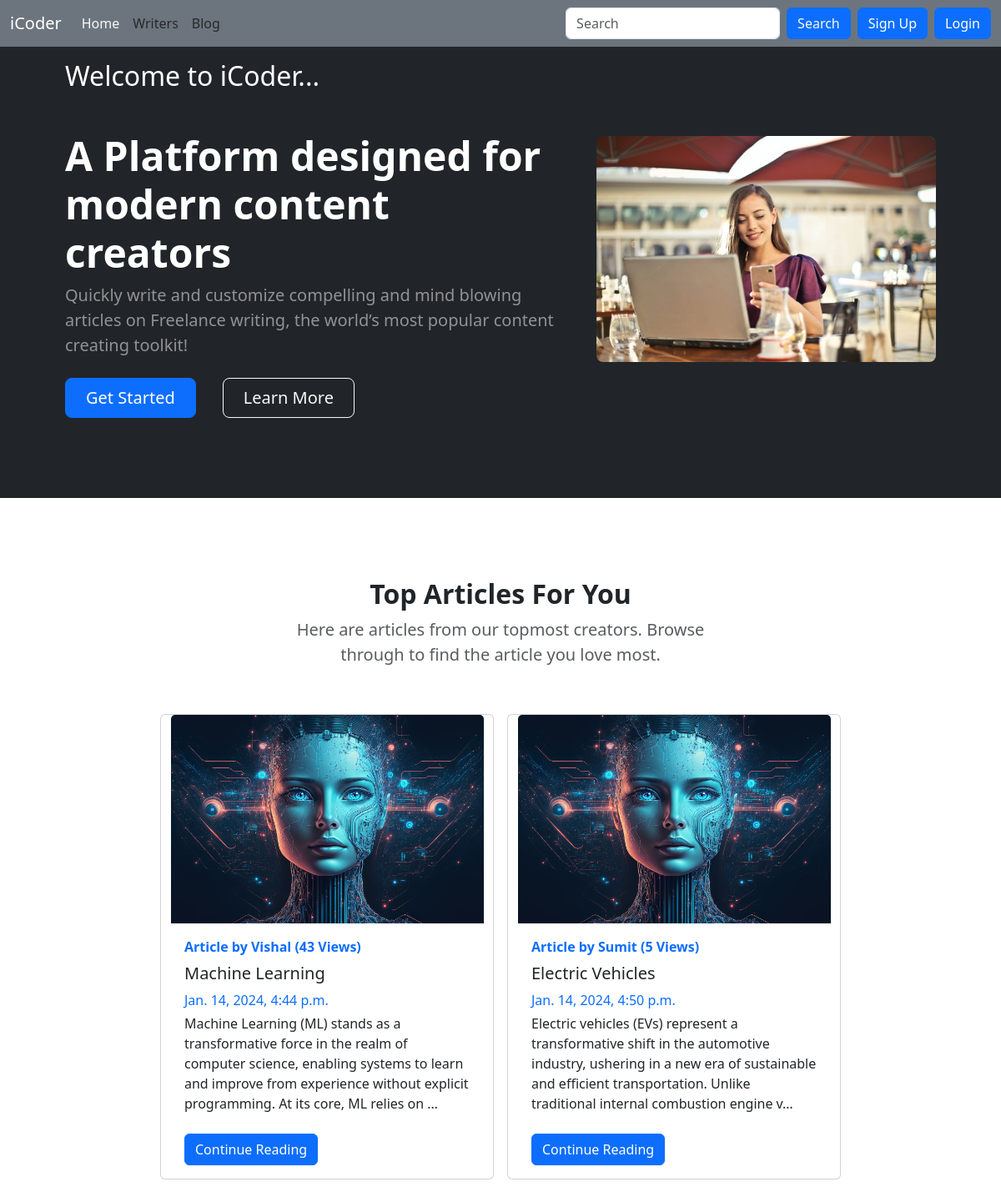
The app's page /, older data.
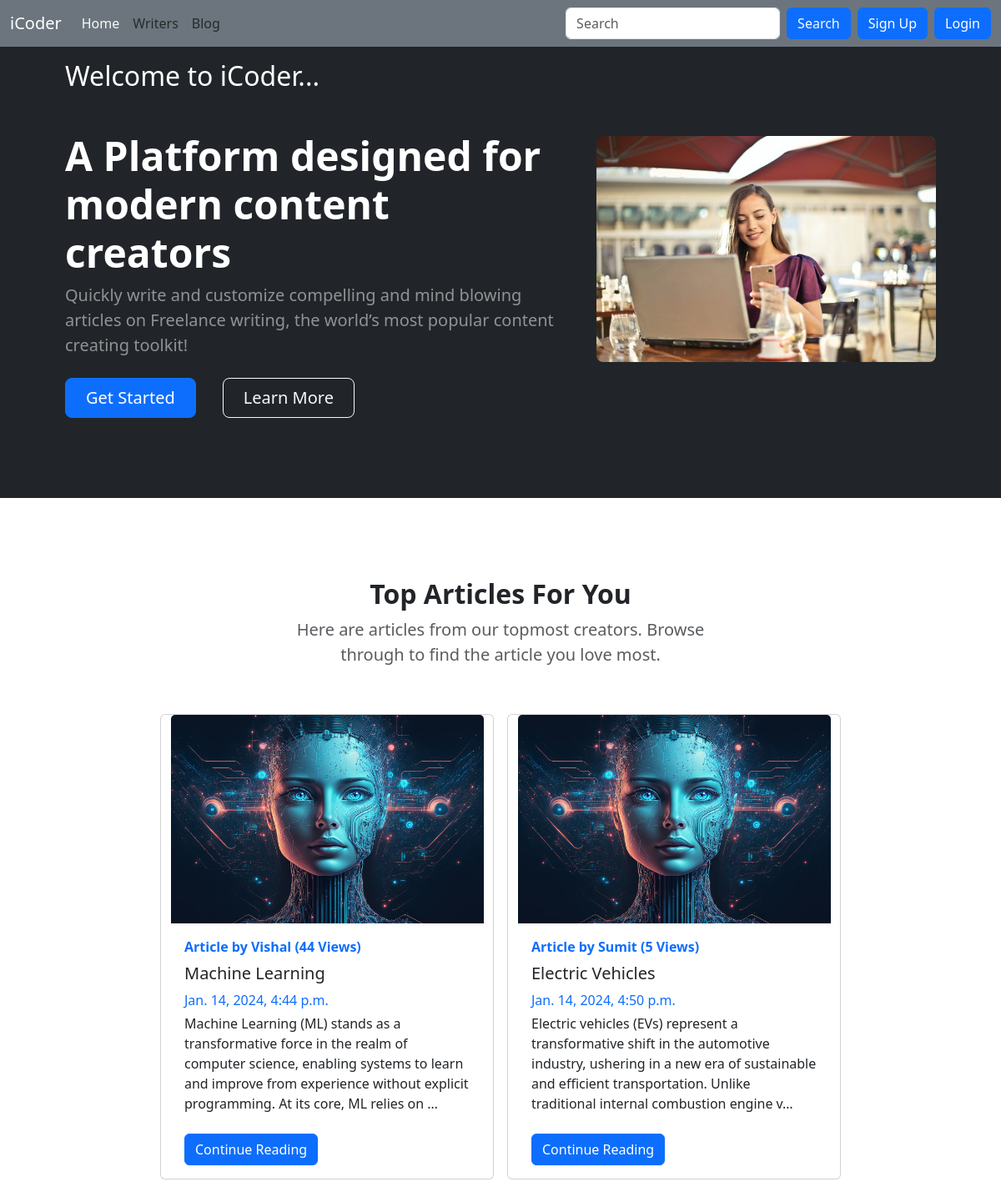
The same page, newer data.
### blog/models.py (models this page shows, shortened)
class Post(models.Model):
    sno = models.AutoField(primary_key=True)
    username = models.CharField(max_length=15, default="")
    title = models.CharField(max_length=255)
    postImage  = models.ImageField(upload_to='static/img', default='static/img/default.jpg')
    content = models.TextField()
    author = models.CharField(max_length=100)
    slug = models.CharField(max_length=130)
    views = models.IntegerField(default=0)
    timeStamp = models.DateTimeField(default= now)

### home/views.py (the view)
# urls.py: path('', views.HomeView.as_view(), name='home'),
class HomeView(View):
    def get(self, request):
        allPosts = Post.objects.all()
        trendPost = [post for post in allPosts]
        trendPost.sort(key=lambda p: p.views, reverse=True)
        trendPost = trendPost[:3]
        context = {'posts' : trendPost}
        return render(request, 'home/home.html', context)

### templates/home/home.html (shortened to what this page needs)
{% extends "base.html" %}
{% block homeactive %} text-light {% endblock homeactive %}
{% block body %}
<header class="bg-dark py-5">
  <div class="container px-5">
    <div class="row gx-5 align-items-center justify-content-center">
      <div class="col-lg-8 col-xl-7 col-xxl-6 mt-4">
        <h2 class="text-white">Welcome to iCoder...</h2>
        <div class="my-5 text-center text-xl-start">
          <h1 class="display-5 fw-bolder text-white mb-2">A Platform designed for modern content creators</h1>
          <p class="lead fw-normal text-white-50 mb-4">Quickly write and customize compelling and mind blowing articles
            on Freelance writing, the world’s most popular content creating toolkit!</p>
          <div class="d-grid gap-3 d-sm-flex justify-content-sm-center justify-content-xl-start">
            <a class="btn btn-primary btn-lg px-4 me-sm-3" href="/blog">Get Started</a>
            <a class="btn btn-outline-light btn-lg px-4" href="#allblogs">Learn More</a>
          </div>
        </div>
      </div>
      <div class="col-xl-5 col-xxl-6 d-none d-xl-block text-center">
        <img class="img-fluid rounded-3 my-5" src="static/img/happy2.jpg" alt="..." />
      </div>
    </div>
  </div>
</header>
<section class="py-5" id='allblogs'>
  <div class="container px-5 my-5">
    <div class="row gx-5 justify-content-center">
      <div class="col-lg-8 col-xl-6">
        <div class="text-center">
          <h2 class="fw-bolder">Top Articles For You</h2>
          <p class="lead fw-normal text-muted mb-5">Here are articles from our topmost creators. Browse through to find
            the article you love most.</p>
        </div>
      </div>
    </div>
    <div class="row justify-content-center">
      {% for post in posts %}
      <div class="card mx-2 my-2" style="width: 25rem;">
        <img src="/media/{{post.postImage}}" class="card-img-top" alt="...">
        <div class="card-body">
          {% if user.is_authenticated %}
          <a href="/writers/{{post.username}}"><b
              class="d-inline-block mb-2 text-primary underline-hover">Article by
              {{post.author}} ({{post.views}} Views)</b></a>
          {% else %}
          <a href="#"><b class="d-inline-block mb-2 text-primary">Article by
              {{post.author}} ({{post.views}} Views)</b></a>
          {% endif %}
          <h5 class="card-title">{{post.title}}</h5>
          <div class="mb-1 text-primary">{{post.timeStamp}}</div>
          <p class="card-text" style="height: 8rem;">{{post.content|truncatechars:200}}</p>
          <a href="blog/{{post.slug}}" class="btn btn-primary">Continue Reading</a>
        </div>
      </div>
      {% endfor %}
    </div>
  </div>
</section>
{% endblock body %}

Row changes from the older to the newer data that the page shows:
changed Post "Machine Learning": views "43" → "44"
